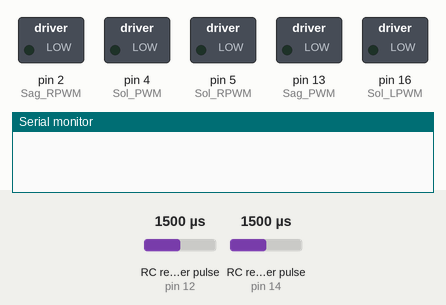
A sketch run on a simulated Arduino Uno, built with avr-gcc and run on an emulated ATmega328P. Parts: switched loads named in the sketch (green lamp = pin HIGH), the last lines printed to the serial monitor. Wiring (inferred from the names in the program): 2 × RC receiver channel: data pin 12 / data pin 14. The inputs (shaded band) are chosen by the test bench; at power-on: RC receiver pulse (sensors on pin 12, pin 14) 1500 µs. Pins used as bus, display or sensor lines are not drawn.

Above: at 1.2 s.
1.3 s: RC receiver pulse (sensor on pin 12) set to 1397 µs
2.8 s: RC receiver pulse (sensor on pin 12) set to 1381 µs
At 3.4 s:
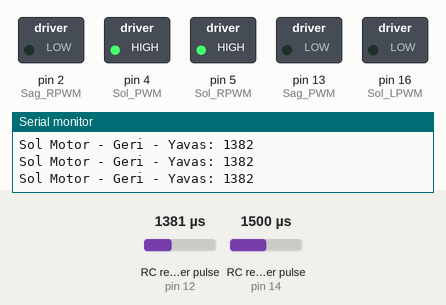
4.3 s: RC receiver pulse (sensor on pin 14) set to 1396 µs
7.3 s: RC receiver pulse (sensor on pin 14) set to 1389 µs
At 9.4 s:
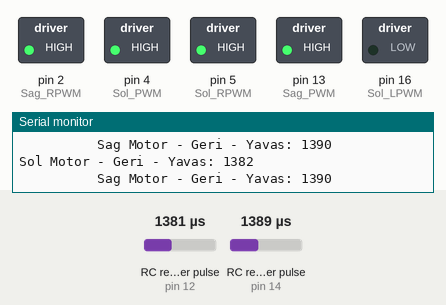
10.3 s: RC receiver pulse (sensor on pin 12) set to 1750 µs
At 12.6 s:
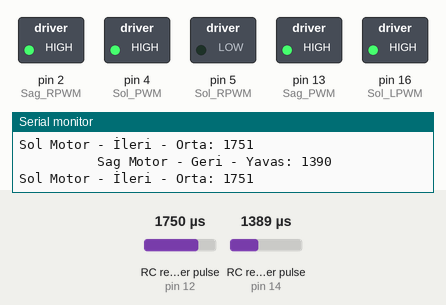
13.3 s: RC receiver pulse (sensor on pin 14) set to 1750 µs
At 14.3 s:
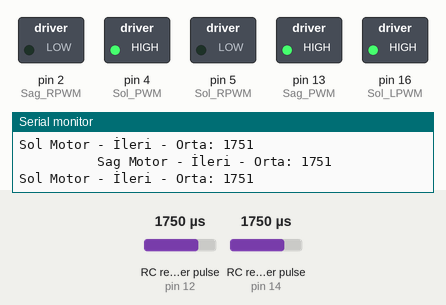
Timing chart, 0 to 15.9 s (numbered marks = the images above; inputs shaded):
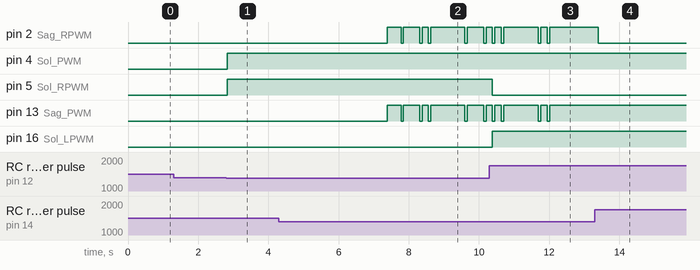

The sketch:

NodeMCU_ve_3D_Yazici_Ile_RC_Tank_Yapimi_NodeMCU_.ino
```cpp
/* Receiver 2 ve 4*/
#define Ch_Sag_Motor 14 //D5
#define Ch_Sol_Motor 12 //D6
int ch2=0;
int ch4=0;

//Sol Motor
#define Sol_LPWM  16 //lpwm D0
#define Sol_RPWM  5 //rpwm D1
#define Sol_PWM   4 //pwm enable D7

//Sag Motor
#define Sag_LPWM  0 //lpwm D3
#define Sag_RPWM  2 //rpwm D4
#define Sag_PWM   13 //pwm enable D2

void setup()
{
  pinMode(Sol_LPWM, OUTPUT);
  pinMode(Sol_RPWM, OUTPUT);
  pinMode(Sol_PWM, OUTPUT);

  pinMode(Sag_LPWM, OUTPUT);
  pinMode(Sag_RPWM, OUTPUT);
  pinMode(Sag_PWM, OUTPUT);

  pinMode(Ch_Sag_Motor,INPUT);
  pinMode(Ch_Sol_Motor,INPUT);
  Serial.begin(9600); //9600 Baund bir seri haberleşme başlatıyoruz
}

void loop()
{
  ch2= pulseIn(Ch_Sag_Motor,HIGH,50000);
  ch4= pulseIn(Ch_Sol_Motor,HIGH,50000);

  switch(ch4)
        {
            case 1858 ... 2100:
            Serial.print("Sol Motor - İleri - Hızlı: ");
            Serial.println(ch4);
            analogWrite(Sol_PWM, 650);
            Sol_Motor_Ileri ();
            break;

            case 1730 ... 1857:
            Serial.print("Sol Motor - İleri - Orta: ");
            Serial.println(ch4);
            analogWrite(Sol_PWM, 500);
            Sol_Motor_Ileri ();

            break;

            case 1601 ... 1729:
            Serial.print("Sol Motor - İleri - Yavas: ");
            Serial.println(ch4);
            analogWrite(Sol_PWM, 400);
            Sol_Motor_Ileri ();

            break;

            case 1391 ... 1600:
            Serial.print("");
            analogWrite(Sol_PWM, 0);
            Sol_Motor_Dur ();

            break;

            case 1266 ... 1390:
            Serial.print("Sol Motor - Geri - Yavas: ");
            Serial.println(ch4);
            analogWrite(Sol_PWM, 400); //0-255
            Sol_Motor_Geri();

            break;

            case 1143 ... 1265:
            Serial.print("Sol Motor - Geri - Orta: ");
            Serial.println(ch4);
            analogWrite(Sol_PWM, 500); //0-255
            Sol_Motor_Geri();

            break;

            case 900 ... 1142:
            Serial.print("Sol Motor - Geri - Hızlı: ");
            Serial.println(ch4);
            analogWrite(Sol_PWM, 650); //0-255
            Sol_Motor_Geri();

            break;

            default: printf("");break;
        }

switch(ch2)
        {
            case 1858 ... 2100:
            Serial.print("\t\t\t\t\t");
            Serial.print("Sag Motor - İleri - Hızlı: ");
            Serial.println(ch2);
            analogWrite(Sag_PWM, 650);
            Sag_Motor_Ileri ();
            break;

            case 1730 ... 1857:
            Serial.print("\t\t\t\t\t");
            Serial.print("Sag Motor - İleri - Orta: ");
            Serial.println(ch2);
            analogWrite(Sag_PWM, 500);
            Sag_Motor_Ileri ();
            break;

            case 1601 ... 1729:
            Serial.print("\t\t\t\t\t");
            Serial.print("Sag Motor - İleri - Yavas: ");
            Serial.println(ch2);
            analogWrite(Sag_PWM, 400);
            Sag_Motor_Ileri ();
            break;

            case 1391 ... 1600:
            Serial.print("");
            analogWrite(Sag_PWM, 0);
            Sag_Motor_Dur ();
            break;

            case 1266 ... 1390:
            Serial.print("\t\t\t\t\t");
            Serial.print("Sag Motor - Geri - Yavas: ");
            Serial.println(ch2);
            analogWrite(Sag_PWM, 400); //0-255
            Sag_Motor_Geri();
            break;

            case 1143 ... 1265:
            Serial.print("\t\t\t\t\t");
            Serial.print("Sag Motor - Geri - Orta: ");
            Serial.println(ch2);
            analogWrite(Sag_PWM, 500); //0-255
            Sag_Motor_Geri();
            break;

            case 900 ... 1142:
            Serial.print("\t\t\t\t\t");
            Serial.print("Sag Motor - Geri - Hızlı: ");
            Serial.println(ch2);
            analogWrite(Sag_PWM, 650); //0-255
            Sag_Motor_Geri();
            break;

            default: printf("");break;
        }
}

void  Sol_Motor_Ileri ()
{
digitalWrite(Sol_LPWM, HIGH);
digitalWrite(Sol_RPWM, LOW);
}

void Sol_Motor_Dur ()
{
  digitalWrite(Sol_LPWM, LOW);
  digitalWrite(Sol_RPWM, LOW);
}
void Sol_Motor_Geri()
{
digitalWrite(Sol_LPWM, LOW);
digitalWrite(Sol_RPWM, HIGH);
}

///
void  Sag_Motor_Ileri ()
{
digitalWrite(Sag_LPWM, HIGH);
digitalWrite(Sag_RPWM, LOW);
}

void Sag_Motor_Dur ()
{
  digitalWrite(Sag_LPWM, LOW);
  digitalWrite(Sag_RPWM, LOW);
}
void Sag_Motor_Geri()
{
digitalWrite(Sag_LPWM, LOW);
digitalWrite(Sag_RPWM, HIGH);
}
```

Measured:
- the behaviour switches between 1390 and 1389 µs on RC receiver pulse (sensor on pin 12) (found by bisection; images 0 and 1)
- the behaviour switches between 1390 and 1389 µs on RC receiver pulse (sensor on pin 14) (found by bisection; images 1 and 2)
- after the input at 1.3 s, every drawn part: stays the same
- after the input at 2.8 s, pin 4 (Sol_PWM), pin 5 (Sol_RPWM): LOW → HIGH at once
- after the input at 10.3 s, pin 5 (Sol_RPWM): HIGH → LOW after 0.08 s; pin 16 (Sol_LPWM): LOW → HIGH after 0.08 s
- after the input at 13.3 s, pin 13 (Sag_PWM): stops changing and stays HIGH
